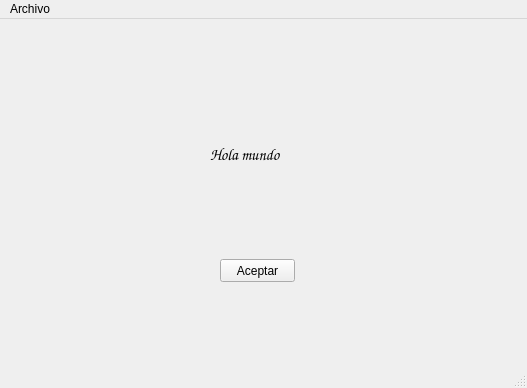
<?xml version="1.0" encoding="UTF-8"?>
<ui version="4.0">
 <class>Ventana1</class>
 <widget class="QMainWindow" name="Ventana1">
  <property name="geometry">
   <rect>
    <x>0</x>
    <y>0</y>
    <width>527</width>
    <height>388</height>
   </rect>
  </property>
  <property name="windowTitle">
   <string>MainWindow</string>
  </property>
  <widget class="QWidget" name="centralwidget">
   <widget class="QLabel" name="lblHola">
    <property name="geometry">
     <rect>
      <x>210</x>
      <y>110</y>
      <width>101</width>
      <height>51</height>
     </rect>
    </property>
    <property name="font">
     <font>
      <family>Comic Sans MS</family>
      <pointsize>12</pointsize>
     </font>
    </property>
    <property name="text">
     <string>Hola mundo</string>
    </property>
   </widget>
   <widget class="QPushButton" name="btnaceptar">
    <property name="geometry">
     <rect>
      <x>220</x>
      <y>240</y>
      <width>75</width>
      <height>23</height>
     </rect>
    </property>
    <property name="text">
     <string>Aceptar</string>
    </property>
   </widget>
  </widget>
  <widget class="QMenuBar" name="menubar">
   <property name="geometry">
    <rect>
     <x>0</x>
     <y>0</y>
     <width>527</width>
     <height>21</height>
    </rect>
   </property>
   <widget class="QMenu" name="menuarchivo">
    <property name="title">
     <string>Archivo</string>
    </property>
    <addaction name="actionsalir"/>
   </widget>
   <addaction name="menuarchivo"/>
  </widget>
  <widget class="QStatusBar" name="statusbar"/>
  <action name="actionsalir">
   <property name="text">
    <string>Salir</string>
   </property>
  </action>
 </widget>
 <resources/>
 <connections/>
</ui>
